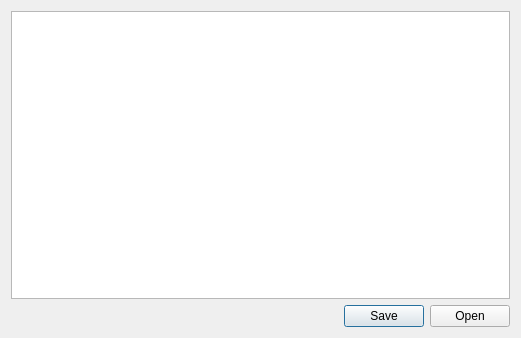
<?xml version="1.0" encoding="UTF-8"?>
<ui version="4.0">
 <class>Dialog</class>
 <widget class="QDialog" name="Dialog">
  <property name="geometry">
   <rect>
    <x>0</x>
    <y>0</y>
    <width>521</width>
    <height>338</height>
   </rect>
  </property>
  <property name="windowTitle">
   <string>PlainTextEdit</string>
  </property>
  <layout class="QGridLayout" name="gridLayout">
   <item row="0" column="0">
    <widget class="QPlainTextEdit" name="plainTextEdit"/>
   </item>
   <item row="1" column="0">
    <widget class="QDialogButtonBox" name="buttonBox">
     <property name="standardButtons">
      <set>QDialogButtonBox::StandardButton::Open|QDialogButtonBox::StandardButton::Save</set>
     </property>
    </widget>
   </item>
  </layout>
 </widget>
 <resources/>
 <connections/>
</ui>
